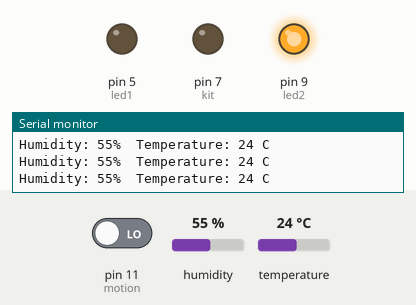
Simulated run of this sketch. Board: Arduino Uno, built with avr-gcc and run on an emulated ATmega328P. Parts: output pins drawn as LEDs (lit = HIGH), the last lines printed to the serial monitor. The test bench sets the inputs (shaded band); at power-on: pin 11 (motion) LOW, humidity 55 %, temperature 24 °C.

Above: at 3.8 s.
3.9 s: pin 11 (motion) driven HIGH
At 6.8 s:
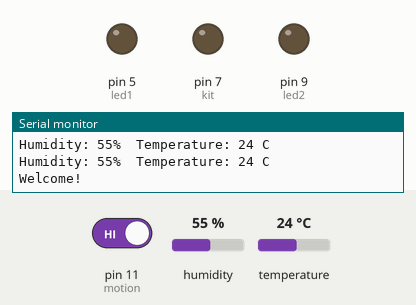
7.4 s: humidity set to 45 %
11.2 s: humidity set to 42 %
At 15.2 s:
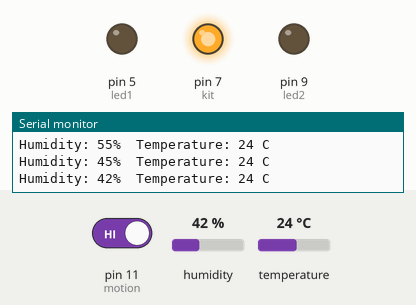
15.3 s: pin 11 (motion) driven LOW
At 17.3 s:
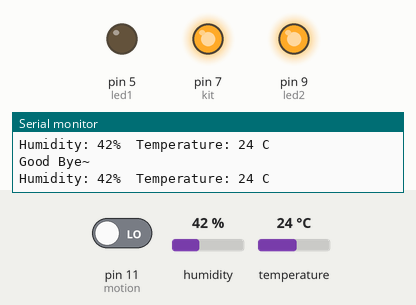
17.6 s: humidity set to 68 %
At 18.5 s:
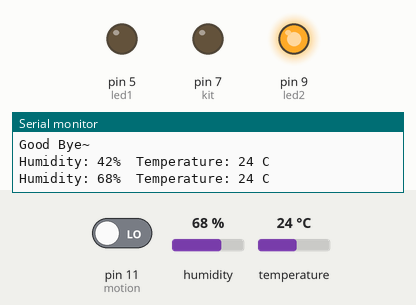
19.6 s: humidity set to 22 %
At 21.0 s:
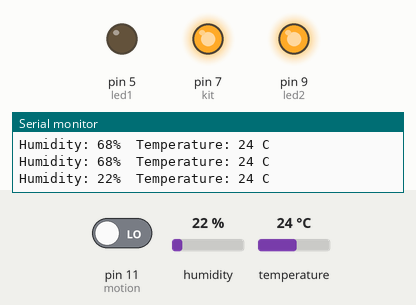
Timing chart, 0 to 22.6 s (numbered marks = the images above; inputs shaded):
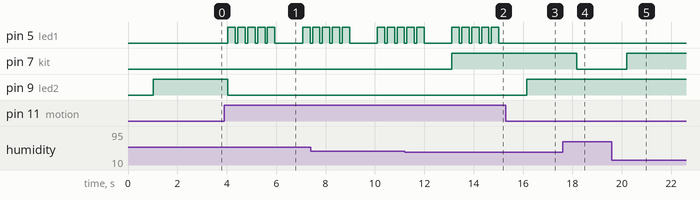

The sketch:

Temp_Humid_dht11.ino
```cpp
#include "DHT.h"       // DHT.h 라이브러리를 포함한다

#define DHTPIN 2      // DHT핀을 2번으로 정의한다(DATA핀)

#define DHTTYPE DHT11  // DHT타입을 DHT11로 정의한다

#define kit 7

#define led1 5

#define led2 9

#define motion 11

int motState = LOW;

int val = 0;

DHT dht(DHTPIN, DHTTYPE);  // DHT설정 - dht (디지털2, dht11)


void setup() {

  pinMode(kit, OUTPUT);

  pinMode(led1, OUTPUT);

  pinMode(led2, OUTPUT);

  pinMode(motion, INPUT);

  Serial.begin(9600);    // 9600 속도로 시리얼 통신을 시작한다
}


void loop() {

  delay(1000);

  int h = dht.readHumidity();  // 변수 h에 습도 값을 저장

  int t = dht.readTemperature();  // 변수 t에 온도 값을 저장

  Serial.print("Humidity: ");  // 문자열 Humidity: 를 출력한다.

  Serial.print(h);  // 변수 h(습도)를 출력한다.

  Serial.print("%\t");  // %를 출력한다

  Serial.print("Temperature: ");  // 이하생략

  Serial.print(t);

  Serial.println(" C");

  if (h < 44) {
    digitalWrite(kit, HIGH);
    //delay(500);
  }
  else if (h >= 44) {
    digitalWrite(kit, LOW);
    //delay(500);
  }

  val = digitalRead(motion);         // 센서 신호값을 읽어와서 val에 저장

  if (val == HIGH) {                   // 센서 신호값이 HIGH면(인체 감지가 되면)
    digitalWrite(led2, LOW);
    for (int i = 0; i < 5; i++) {
      digitalWrite(led1, HIGH);
      delay(300);
      digitalWrite(led1, LOW);
      delay(100);
    }
    if (motState == LOW) {
      Serial.println("Welcome!");    // 시리얼 모니터 출력
      motState = HIGH;
    }
  }
  else {                             // 센서 신호값이 LOW면(인체감지가 없으면)
    digitalWrite(led1, LOW);       // 1번 LED OFF
    digitalWrite(led2, HIGH);      // 2번 LED ON
    if (motState == HIGH) {
      Serial.println("Good Bye~");   // 시리얼 모니터 출력
      motState = LOW;
    }
  }


  //digitalWrite(led2, LOW);
  //digitalWrite(led1, HIGH);
  //delay(1000);
  //digitalWrite(led1, LOW);
  //delay(100);
  //digitalWrite(led2, HIGH);
  //delay(1000);


}
```

Measured:
- the behaviour switches between 44 and 43 % on humidity (found by bisection; images 1 and 2)
- after the input at 3.9 s, pin 5 (led1): goes 4 × (HIGH 0.30 s, LOW 0.10 s), HIGH 0.30 s, LOW 1.1 s, HIGH 0.30 s, then LOW, starting after 0.15 s; pin 9 (led2): HIGH → LOW after 0.15 s
- after the input at 11.2 s, pin 7 (kit): LOW → HIGH after 1.9 s
- after the input at 15.3 s, pin 5 (led1): stops changing and stays LOW; pin 9 (led2): LOW → HIGH after 0.84 s
- after the input at 17.6 s, pin 7 (kit): HIGH → LOW after 0.57 s
- after the input at 19.6 s, pin 7 (kit): LOW → HIGH after 0.59 s
